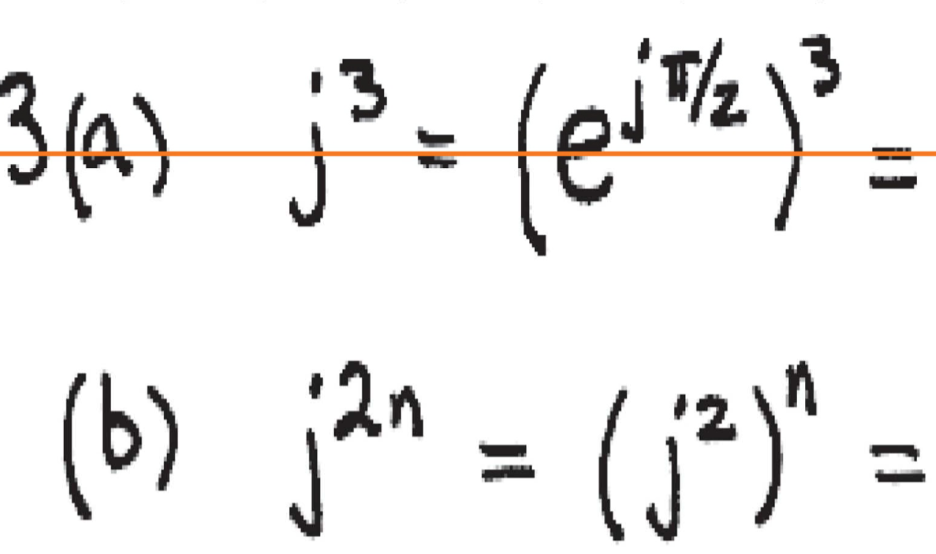
%> input picture Project 2/Data/p1.png, 936 x 554 px; the run also reads 1 picture not shown here
$ octave Project2.m   (GNU Octave 9; MATLAB toolbox functions it lacks are replaced by stand-ins)
%> lines starting %> are read from the running program, lines starting %| are printed output that depends on the picture
% ECE 4755
% Project 2

clc, close all;
grayImage1 = imread('p1.png');
%> grayImage1 is the input picture: size 554x936x3 uint8; mean R, G, B 239.4, 238.2, 237.5
grayImage2 = imread('p1_2.png');
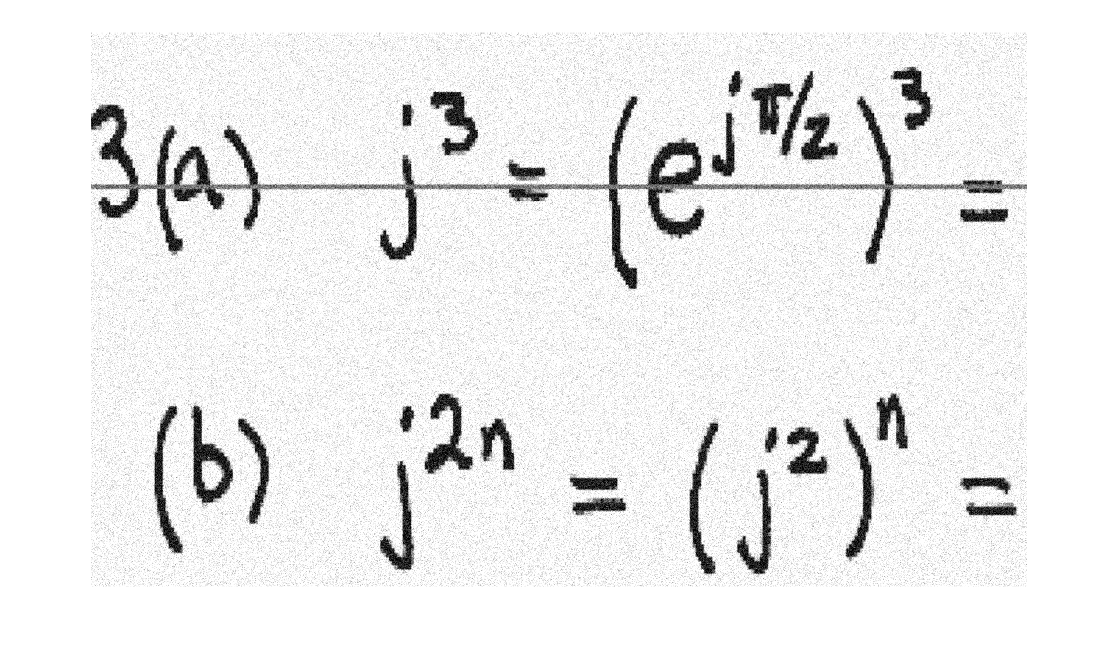
%> input picture Project 2/Data/p1_2.png, 1120 x 668 px
%> grayImage2 is the input picture: size 668x1120x3 uint8; min 0, max 255, mean 237.1
grayImage3 = imread('p1_3.png');
grayImage4 = imread('p1_4.png');
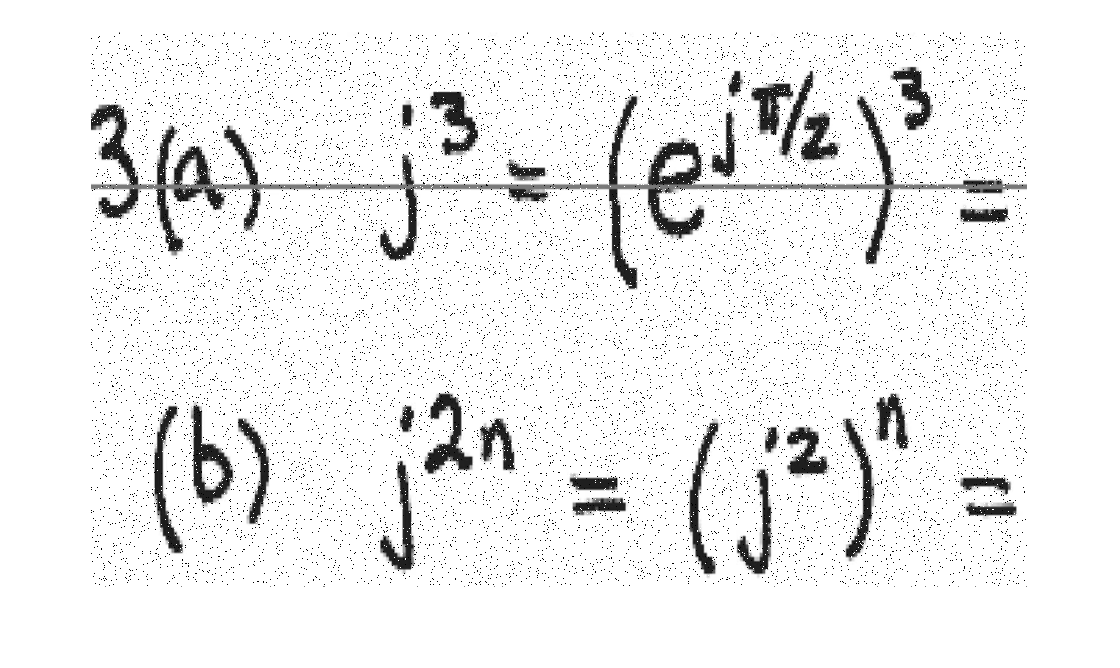
%> input picture Project 2/Data/p1_4.png, 1120 x 668 px
%> grayImage4 is the input picture: size 668x1120x3 uint8; min 0, max 255, mean 239.5
grayImage5 = imread('p1_5.png');
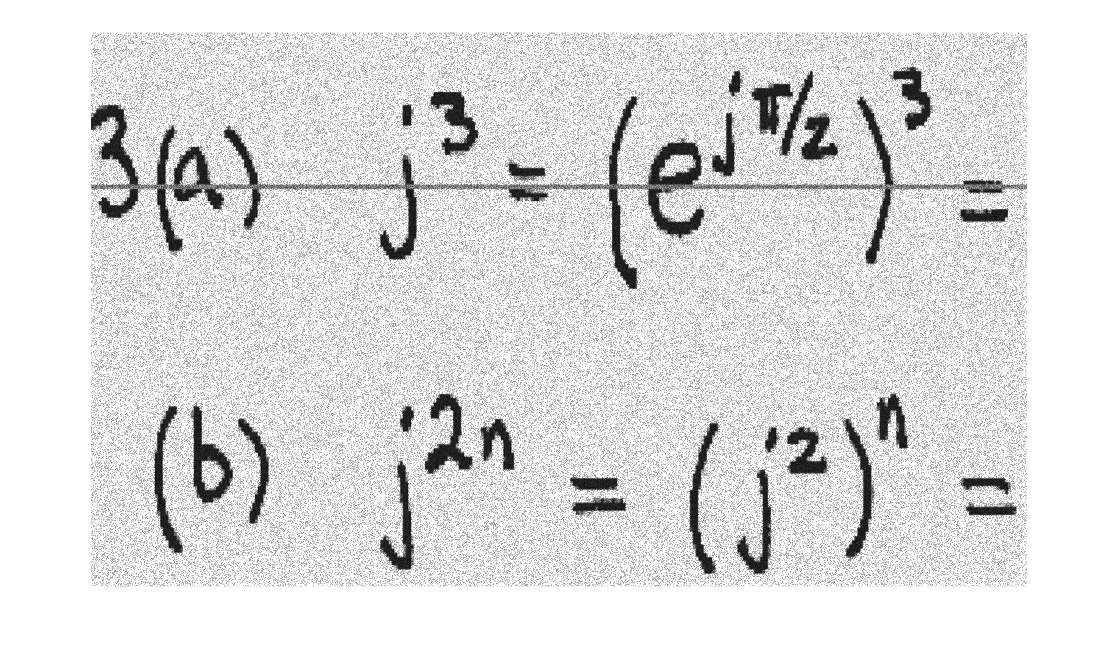
%> input picture Project 2/Data/p1_5.png, 1120 x 668 px
%> grayImage5 is the input picture: size 668x1120x3 uint8; min 11, max 255, mean 227.9
grayImage6 = imread('p1_6.png');
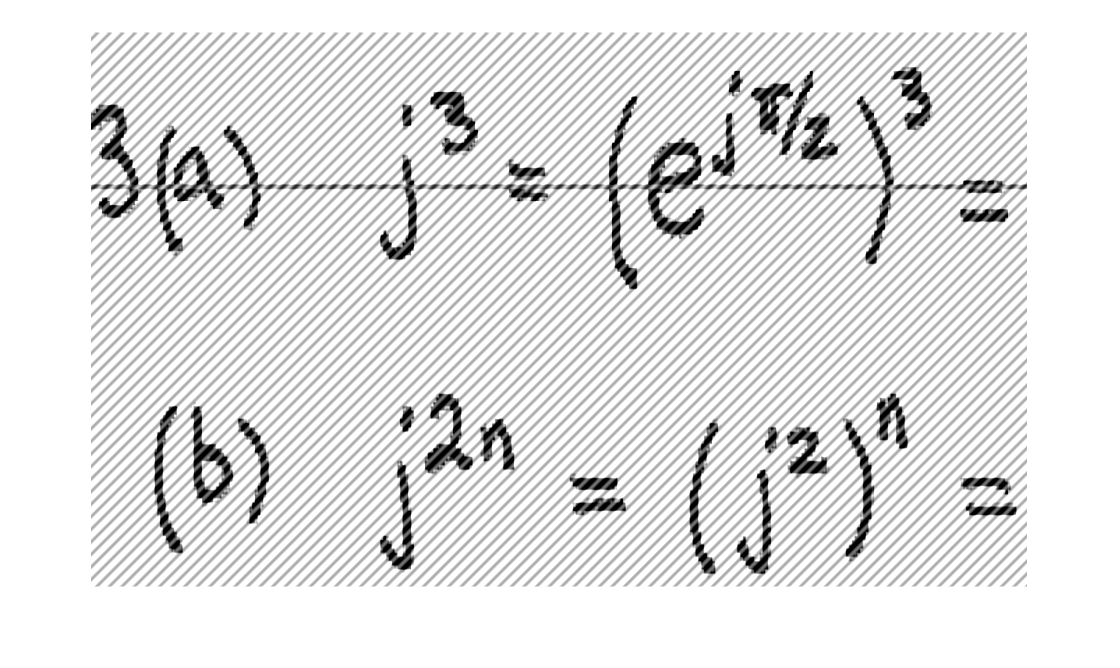
%> input picture Project 2/Data/p1_6.png, 1120 x 668 px
%> grayImage6 is the input picture: size 668x1120x3 uint8; min 0, max 255, mean 227
%> (the run ends here)
